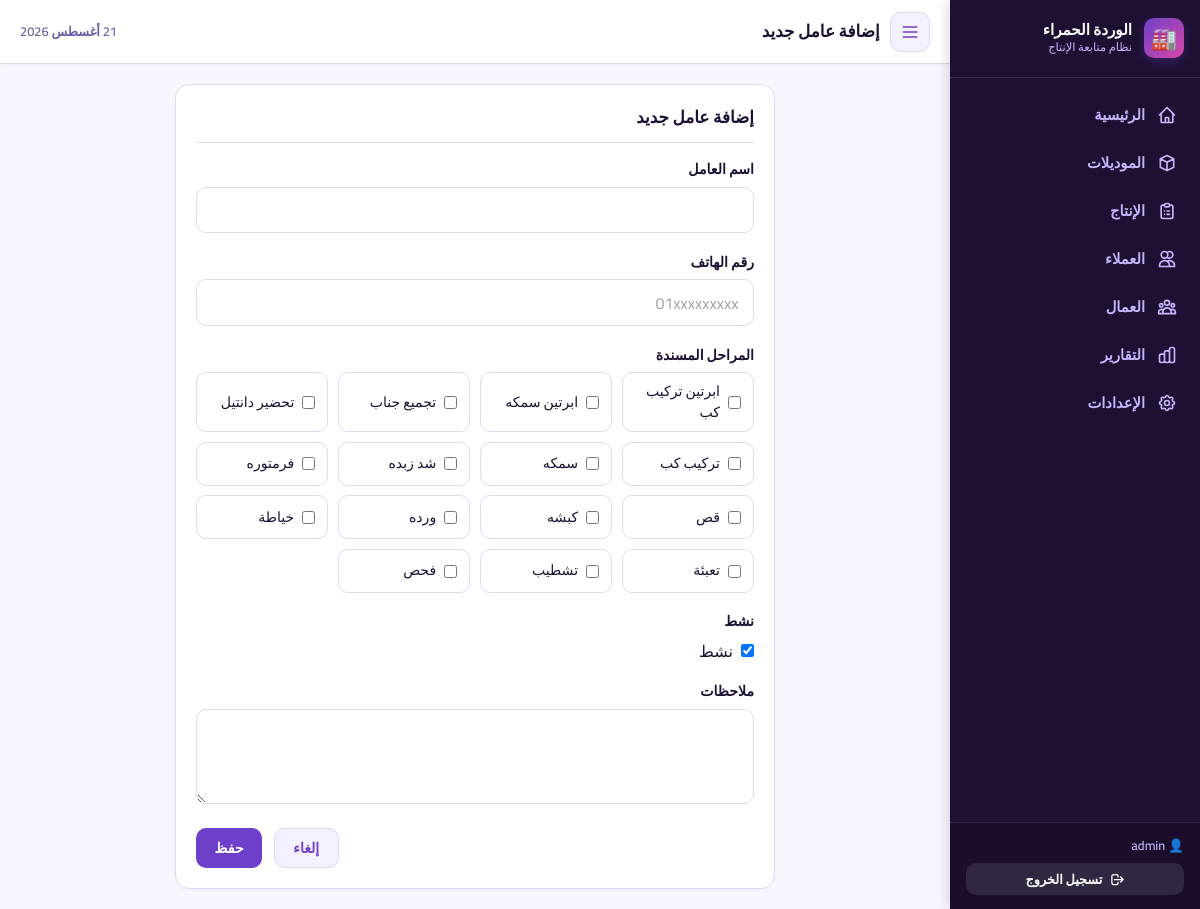
Page /workers/create/ (signed in) on the committed database.
### catalog/models.py (models this page shows)
class TimestampMixin(models.Model):
    created_at = models.DateTimeField(auto_now_add=True)
    updated_at = models.DateTimeField(auto_now=True)
    class Meta:
        abstract = True

class ProductionStage(TimestampMixin):
    name = models.CharField(max_length=100, unique=True, verbose_name='اسم المرحلة')
    description = models.TextField(blank=True, verbose_name='الوصف')
    sort_order = models.PositiveIntegerField(default=0, verbose_name='الترتيب')
    is_active = models.BooleanField(default=True, verbose_name='نشط')
    class Meta:
        verbose_name = 'مرحلة الإنتاج'
        verbose_name_plural = 'مراحل الإنتاج'
        ordering = ['sort_order', 'name']
    def __str__(self):
        return self.name

### workers/views.py (the view, shortened to what this page needs)
# urls.py: path('create/', views.WorkerCreateView.as_view(), name='create'),
@method_decorator(login_required, name='dispatch')
class WorkerCreateView(View):
    def get(self, request):
        return render(request, 'workers/form.html', {'form': WorkerForm(), 'title': 'إضافة عامل جديد'})

### workers/forms.py
class WorkerForm(forms.ModelForm):
    stages = forms.ModelMultipleChoiceField(
        queryset=ProductionStage.objects.filter(is_active=True),
        widget=forms.CheckboxSelectMultiple,
        required=False,
        label='المراحل المسندة'
    )
    class Meta:
        model = Worker
        fields = ['name', 'phone', 'stages', 'is_active', 'notes']
        labels = {
            'name': 'اسم العامل',
            'phone': 'رقم الهاتف',
            'is_active': 'نشط',
            'notes': 'ملاحظات',
        }
        widgets = {
            'name': forms.TextInput(attrs={'class': 'form-control'}),
            'phone': forms.TextInput(attrs={'class': 'form-control', 'placeholder': '01xxxxxxxxx'}),
            'notes': forms.Textarea(attrs={'class': 'form-control', 'rows': 3}),
        }

### core/context_processors.py (called while the page is built)
def navigation(request):
    nav_items = [
        {'url': 'production:dashboard', 'label': 'الرئيسية', 'icon': 'home'},
        {'url': 'catalog:model_list', 'label': 'الموديلات', 'icon': 'cube'},
        {'url': 'production:entry', 'label': 'الإنتاج', 'icon': 'clipboard-list'},
        {'url': 'catalog:client_list', 'label': 'العملاء', 'icon': 'users'},
        {'url': 'workers:list', 'label': 'العمال', 'icon': 'user-group'},
        {'url': 'reports:index', 'label': 'التقارير', 'icon': 'chart-bar'},
        {'url': 'catalog:settings_index', 'label': 'الإعدادات', 'icon': 'cog'},
    ]
    return {
        'nav_items': nav_items,
    }

### workers/templates/workers/form.html (shortened to what this page needs)
{% extends "base.html" %}
{% block page_title %}{{ title }}{% endblock %}
{% block content %}
<div class="card" style="max-width:600px;margin:0 auto;">
  <div class="card-header"><h2 class="card-title">{{ title }}</h2></div>
  <form method="post">
    {% for field in form %}
    <div class="form-group">
      <label class="form-label" for="{{ field.id_for_label }}">{{ field.label }}</label>
      {% if field.field.widget.input_type == 'checkbox' and field.name != 'is_active' %}
        <div class="checkbox-grid">
          {% for choice in field %}
          <label class="checkbox-item {% if choice.data.selected %}selected{% endif %}" id="stage-lbl-{{ choice.data.value }}">
            {{ choice.tag }} {{ choice.choice_label }}
          </label>
          {% endfor %}
        </div>
      {% elif field.name == 'is_active' %}
        <label style="display:flex;align-items:center;gap:0.5rem;cursor:pointer;">
          {{ field }} <span>نشط</span>
        </label>
      {% else %}
        {{ field }}
      {% endif %}
    </div>
    {% endfor %}
    <div style="display:flex;gap:0.75rem;justify-content:flex-end;">
      <a href="{% url 'workers:list' %}" class="btn btn-secondary">إلغاء</a>
      <button type="submit" class="btn btn-primary">حفظ</button>
    </div>
  </form>
</div>
{% endblock %}

### templates/base.html (shortened to what this page needs)
{% load static factory_tags %}
<!DOCTYPE html>
<html lang="ar" dir="rtl">
<head>
  <script src="https://cdn.tailwindcss.com"></script>
  <link rel="stylesheet" href="{% static 'css/main.css' %}">
</head>
<body>
<aside class="sidebar" id="sidebar">
  <div class="sidebar-logo">
    <div class="sidebar-logo-icon">🏭</div>
    <div style="flex:1;">
      <div class="sidebar-logo-text">الوردة الحمراء</div>
      <div class="sidebar-logo-sub">نظام متابعة الإنتاج</div>
    </div>
  </div>
  <nav class="sidebar-nav">
    {% for item in nav_items %}
    <a href="{% url item.url %}"
       class="sidebar-item {% if request.resolver_match.url_name == item.url|cut:'production:'|cut:'catalog:'|cut:'workers:'|cut:'reports:'|cut:'accounts:' %}active{% endif %}">
      {% if item.icon == 'home' %}
        <svg fill="none" viewBox="0 0 24 24" stroke="currentColor"><path stroke-linecap="round" stroke-linejoin="round" stroke-width="2" d="M3 12l2-2m0 0l7-7 7 7M5 10v10a1 1 0 001 1h3m10-11l2 2m-2-2v10a1 1 0 01-1 1h-3m-6 0a1 1 0 001-1v-4a1 1 0 011-1h2a1 1 0 011 1v4a1 1 0 001 1m-6 0h6"/></svg>
      {% elif item.icon == 'cube' %}
        <svg fill="none" viewBox="0 0 24 24" stroke="currentColor"><path stroke-linecap="round" stroke-linejoin="round" stroke-width="2" d="M20 7l-8-4-8 4m16 0l-8 4m8-4v10l-8 4m0-10L4 7m8 4v10M4 7v10l8 4"/></svg>
      {% elif item.icon == 'clipboard-list' %}
        <svg fill="none" viewBox="0 0 24 24" stroke="currentColor"><path stroke-linecap="round" stroke-linejoin="round" stroke-width="2" d="M9 5H7a2 2 0 00-2 2v12a2 2 0 002 2h10a2 2 0 002-2V7a2 2 0 00-2-2h-2M9 5a2 2 0 002 2h2a2 2 0 002-2M9 5a2 2 0 012-2h2a2 2 0 012 2m-3 7h3m-3 4h3m-6-4h.01M9 16h.01"/></svg>
      {% elif item.icon == 'users' %}
        <svg fill="none" viewBox="0 0 24 24" stroke="currentColor"><path stroke-linecap="round" stroke-linejoin="round" stroke-width="2" d="M12 4.354a4 4 0 110 5.292M15 21H3v-1a6 6 0 0112 0v1zm0 0h6v-1a6 6 0 00-9-5.197M13 7a4 4 0 11-8 0 4 4 0 018 0z"/></svg>
      {% endif %}
      <span>{{ item.label }}</span>
    </a>
    {% endfor %}
  </nav>
  <div class="sidebar-footer">
    <div style="color: var(--color-sidebar-text); font-size: 0.8rem; margin-bottom: 0.5rem; font-weight: 600;">
      👤 {{ request.user.get_full_name|default:request.user.username }}
    </div>
    <a href="{% url 'accounts:logout' %}" class="btn btn-sm" style="background:rgba(255,255,255,0.1);color:white;width:100%;justify-content:center;">
      <svg width="15" height="15" fill="none" viewBox="0 0 24 24" stroke="currentColor"><path stroke-linecap="round" stroke-linejoin="round" stroke-width="2" d="M17 16l4-4m0 0l-4-4m4 4H7m6 4v1a3 3 0 01-3 3H6a3 3 0 01-3-3V7a3 3 0 013-3h4a3 3 0 013 3v1"/></svg>
      تسجيل الخروج
    </a>
  </div>
</aside>
<div class="main-content">
  <header class="topbar">
    <div class="topbar-start">
      <button id="sidebarToggle" class="btn btn-icon btn-secondary sidebar-toggle-btn" aria-label="القائمة">
        <svg width="20" height="20" fill="none" viewBox="0 0 24 24" stroke="currentColor"><path stroke-linecap="round" stroke-linejoin="round" stroke-width="2" d="M4 6h16M4 12h16M4 18h16"/></svg>
      </button>
      <div class="topbar-title-wrap">
        <h1 class="page-title">{% block page_title %}{% endblock %}</h1>
      </div>
    </div>
    <div class="topbar-end">
      <div class="topbar-date">
        {% now "j F Y" %}
      </div>
    </div>
  </header>
  <main class="page-container">
    {% block content %}{% endblock %}
  </main>
</div>
</body>
</html>

### rows in the picture
ProductionStage: choice_label "ابرتين تركيب كب"
ProductionStage: choice_label "ابرتين سمكه"
ProductionStage: choice_label "تجميع جناب"
ProductionStage: choice_label "تحضير دانتيل"
ProductionStage: choice_label "تركيب كب"
ProductionStage: choice_label "سمكه"
ProductionStage: choice_label "شد زبده"
ProductionStage: choice_label "فرمتوره"
ProductionStage: choice_label "قص"
ProductionStage: choice_label "كبشه"
ProductionStage: choice_label "ورده"
ProductionStage: choice_label "خياطة"
ProductionStage: choice_label "تعبئة"
ProductionStage: choice_label "تشطيب"
ProductionStage: choice_label "فحص"

### other values in the picture
{{ item.label }} "الرئيسية" "الموديلات" "الإنتاج" "العملاء" "العمال" "التقارير" "الإعدادات"
{{ request.user.get_full_name|default:request.user.username }} "admin"
{{ title }} "إضافة عامل جديد"
{{ field.label }} "اسم العامل" "رقم الهاتف" "المراحل المسندة" "نشط" "ملاحظات"
